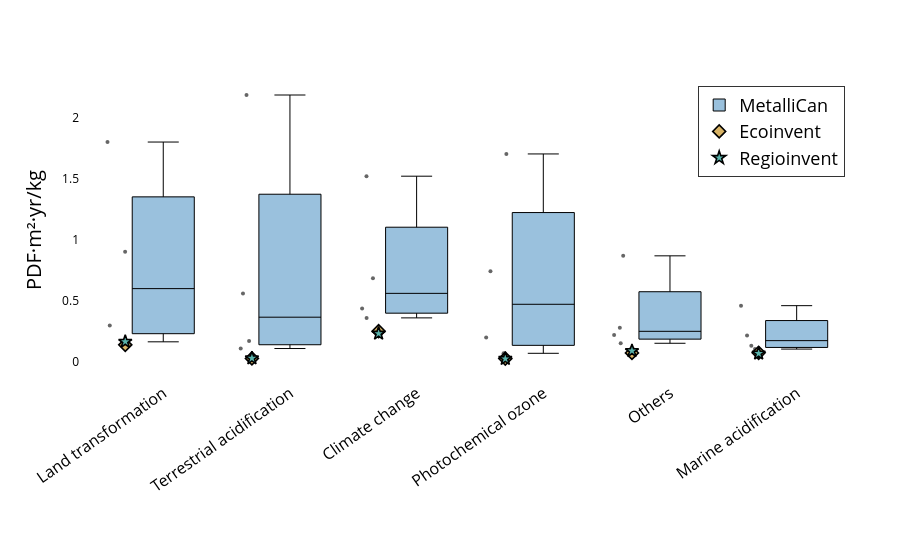

The cell this chart's notebook holds for it:
### Code cell
plot_lcia_boxes_for_reference_product(
    df_eq,
    reference_product="Ni concentrate",
    yaxis_label="PDF·m²·yr/kg",
    title="Ecosystem quality – Ni concentrate",
    output_html="results/Damages/boxplot_eq_ni.html",
    output_image="results/Damages/boxplot_eq_ni",
    image_format="pdf",
)

### Figure 1 — Plotly figure (JSON) as saved in the notebook; plotly's stock layout.template omitted (floating-point values rounded to 4 significant figures)
{"data": [{"boxpoints": "all", "fillcolor": "rgba(31,119,180,0.45)", "hoverinfo": "text+y", "hovertext": ["Nunavik Nickel", "Nunavik Nickel", "Nunavik Nickel", "Nunavik Nickel", "Nunavik Nickel", "Nunavik Nickel", "Raglan", "Raglan", "Raglan", "Raglan", "Raglan", "Raglan", "Thompson", "Thompson", "Thompson", "Thompson", "Thompson", "Thompson", "Voisey's Bay", "Voisey's Bay", "Voisey's Bay", "Voisey's Bay", "Voisey's Bay", "Voisey's Bay"], "jitter": 0.35, "line": {"color": "black", "width": 1}, "marker": {"opacity": 0.6, "size": 4}, "name": "MetalliCan", "x": [2, 0, 5, 4, 3, 1, 2, 0, 5, 4, 3, 1, 2, 0, 5, 4, 3, 1, 2, 0, 5, 4, 3, 1], "y": [0.3618, 0.2991, 0.1065, 0.1541, 0.2021, 0.1731, 0.6862, 0.1659, 0.2181, 0.2217, 0.7439, 0.5617, 0.4387, 1.8, 0.1333, 0.282, 0.07207, 0.111, 1.521, 0.9035, 0.4617, 0.8695, 1.703, 2.185], "type": "box"}, {"marker": {"color": "#d8b365", "line": {"color": "black", "width": 1.6}, "size": 10, "symbol": "diamond"}, "mode": "markers", "name": "Ecoinvent", "x": [1.7, -0.3, 4.7, 3.7, 2.7, 0.7], "y": [0.2534, 0.1412, 0.07645, 0.075, 0.02872, 0.03043], "type": "scatter"}, {"marker": {"color": "#5ab4ac", "line": {"color": "black", "width": 1.6}, "size": 10, "symbol": "star"}, "mode": "markers", "name": "Regioinvent", "x": [1.7, -0.3, 4.7, 3.7, 2.7, 0.7], "y": [0.2338, 0.1674, 0.0708, 0.09166, 0.02746, 0.03182], "type": "scatter"}], "layout": {"xaxis": {"tickfont": {"size": 16, "color": "black"}, "tickmode": "array", "tickvals": [0, 1, 2, 3, 4, 5], "ticktext": ["Land transformation", "Terrestrial acidification", "Climate change", "Photochemical ozone", "Others", "Marine acidification"], "tickangle": -35, "ticklabelposition": "outside", "automargin": true}, "yaxis": {"title": {"font": {"color": "black", "size": 20}, "text": "PDF·m²·yr/kg"}, "tickfont": {"color": "black"}, "showgrid": false}, "margin": {"l": 80, "r": 40, "t": 80, "b": 180}, "legend": {"title": {"font": {"color": "black", "size": 24}, "text": ""}, "font": {"color": "black", "size": 18}, "orientation": "v", "yanchor": "top", "y": 0.98, "xanchor": "right", "x": 0.98, "bgcolor": "rgba(255,255,255,0.9)", "bordercolor": "black", "borderwidth": 0.8}, "plot_bgcolor": "white", "paper_bgcolor": "white"}}
